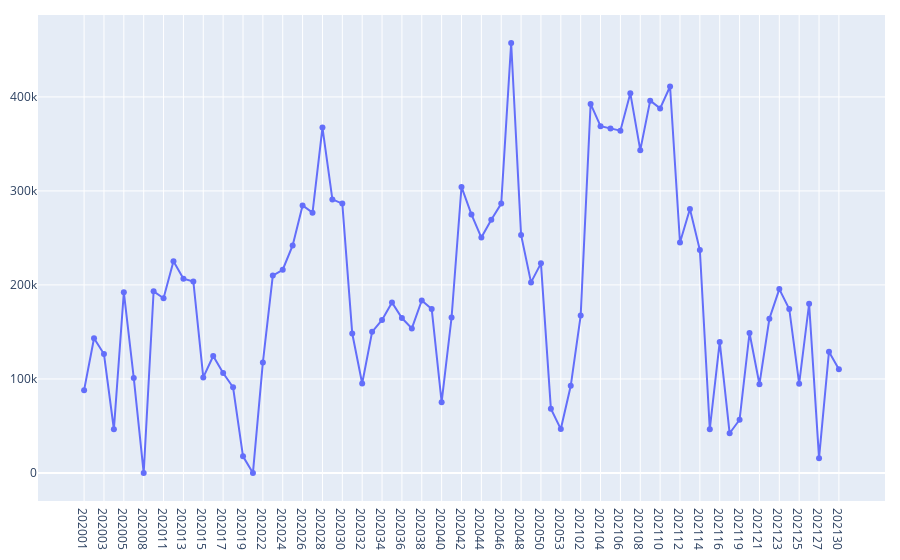

Here is the notebook cell this chart was saved with:
### Code cell
fig = go.Figure()
fig.add_trace(go.Scatter(x=prod_rslt['ww'], y=prod_rslt['prod'],
                        mode='lines+markers'))
fig.update_layout(margin=dict(l=10, r=15, t=15, b=10))
fig.show()
